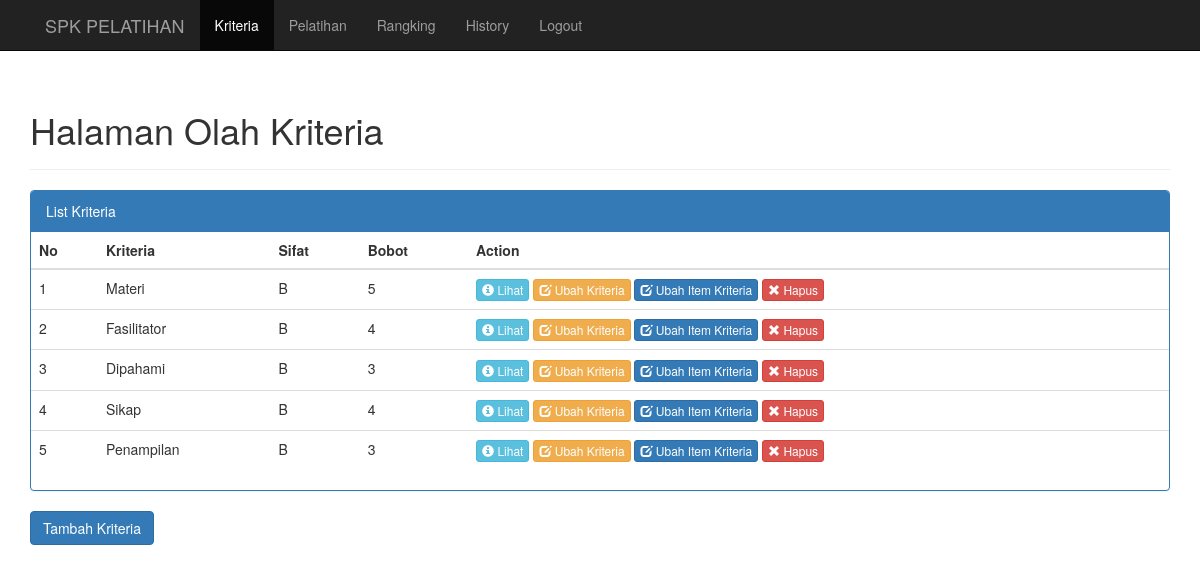
The page /index.php/kriteria on the database its author committed.
### tables this page shows
CREATE TABLE `kriteria` (
  `kdKriteria` int(11) NOT NULL,
  `kriteria` varchar(100) NOT NULL,
  `sifat` char(1) NOT NULL,
  `bobot` int(3) NOT NULL
);

### application/helpers/General_helper.php (called while the page is built, shortened)
<?php
if (!function_exists('loadPage')) {
    function loadPage($view, $vars=array()){
        $data['view'] = $view;
        $data['data'] = $vars;
        $CI = &get_instance();
        return $CI->load->view('layouts/layout', $data);
    }
}

### application/controllers/kriteria.php (called while the page is built, shortened)
<?php
class Kriteria extends MY_Controller
{
    public function index()
    {
        $data['kriteria'] = $this->MKriteria->getAll();
        loadPage('kriteria/index',$data);
    }
}

### index.php (called while the page is built, shortened)
<?php
require_once BASEPATH.'core/CodeIgniter.php';

### application/models/MKriteria.php (called while the page is built, shortened)
<?php
class MKriteria extends CI_Model{
    private function getTable()
    {
        return 'kriteria';
    }
    public function getAll()
    {
        $query = $this->db->get($this->getTable());
        if($query->num_rows() > 0){
            foreach ( $query->result() as $row) {
                $kriterias[] = $row;
            }
            return $kriterias;
        }
    }
}

### application/views/kriteria/index.php (the view, shortened to what this page needs)
<div class="page-header">
    <h1>Halaman Olah Kriteria</h1>
</div>
<div class="col-lg-12">
    <div class="row">
        <div class="panel panel-primary">
            <div class="panel-heading">List Kriteria</div>
            <div class="panel-content">
                <div class="table-responsive">
                    <table class="table table-hover">
                        <thead>
                        <tr>
                            <th>No</th>
                            <th>Kriteria</th>
                            <th>Sifat</th>
                            <th>Bobot</th>
                            <th>Action</th>
                        </tr>
                        </thead>
                        <tbody>
                        <?php
                        $no = 1;
                        foreach ($kriteria as $item) {
                            ?>
                            <tr>
                                <td><?php echo $no++ ?></td>
                                <td><?php echo $item->kriteria ?></td>
                                <td><?php echo $item->sifat ?></td>
                                <td><?php echo $item->bobot ?></td>
                                <td>
                                    <button type="button" class="btn btn-info btn-xs"
                                            onclick="lihat_kriteria(<?php echo $item->kdKriteria; ?>)">
                                        <span class="glyphicon glyphicon-info-sign" aria-hidden="true"></span> Lihat
                                    </button>
                                    <button type="button" class="btn btn-warning btn-xs"
                                            onclick="edit_kriteria(<?php echo $item->kdKriteria; ?>)">
                                        <span class="glyphicon glyphicon-edit" aria-hidden="true"></span> Ubah Kriteria
                                    </button>
                                    <button type="button" class="btn btn-primary btn-xs"
                                            onclick="edit_item_kriteria(<?php echo $item->kdKriteria; ?>)">
                                        <span class="glyphicon glyphicon-edit" aria-hidden="true"></span> Ubah Item
                                        Kriteria
                                    </button>
                                    <button type="button" data-toggle="modal" class="btn btn-danger btn-xs"
                                            data-target="#modalDelete">
                                        <span class="glyphicon glyphicon-remove" aria-hidden="true"></span> Hapus
                                    </button>
                                </td>
                            </tr>
                        <?php } ?>
                        </tbody>
                    </table>
                </div>
            </div>
        </div>
    </div>
    <div class="row">
        <div class="form-group">
            <a href="<?php echo site_url('kriteria/tambah') ?>" type="button" class="btn btn-primary">Tambah
                Kriteria</a>
        </div>
    </div>
</div>

### application/views/layouts/layout.php (style rules this page uses)
body { padding-top: 70px; }

### rows shown on the page
kriteria: kriteria "Materi", sifat "B", bobot "5"
kriteria: kriteria "Fasilitator", sifat "B", bobot "4"
kriteria: kriteria "Dipahami", sifat "B", bobot "3"
kriteria: kriteria "Sikap", sifat "B", bobot "4"
kriteria: kriteria "Penampilan", sifat "B", bobot "3"
